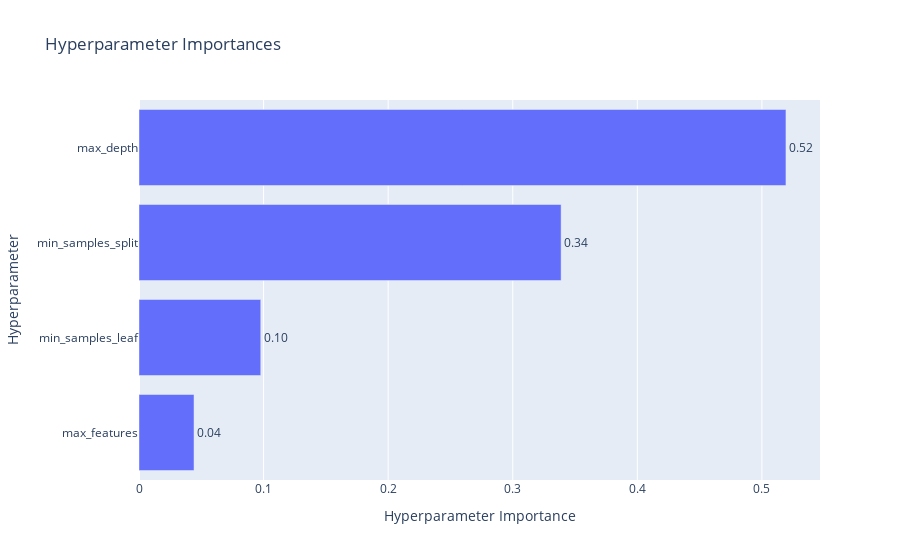

Notebook source saved alongside this figure:
### Code cell
plot_param_importances(study)

### Figure 1 — Plotly figure (JSON) as saved in the notebook; plotly's stock layout.template omitted (floating-point values rounded to 4 significant figures)
{"data": [{"cliponaxis": false, "hovertemplate": ["max_features (FloatDistribution): 0.04416605478315071<extra></extra>", "min_samples_leaf (IntDistribution): 0.09773529280047995<extra></extra>", "min_samples_split (IntDistribution): 0.3388114342063437<extra></extra>", "max_depth (IntDistribution): 0.5192872182100258<extra></extra>"], "name": "Objective Value", "orientation": "h", "text": ["0.04", "0.10", "0.34", "0.52"], "textposition": "outside", "type": "bar", "x": [0.04417, 0.09774, 0.3388, 0.5193], "y": ["max_features", "min_samples_leaf", "min_samples_split", "max_depth"]}], "layout": {"title": {"text": "Hyperparameter Importances"}, "xaxis": {"title": {"text": "Hyperparameter Importance"}}, "yaxis": {"title": {"text": "Hyperparameter"}}}}
